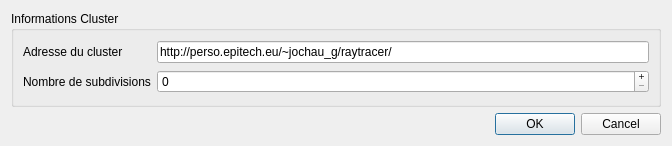
<?xml version="1.0" encoding="UTF-8"?>
<ui version="4.0">
 <class>ConnectToServer</class>
 <widget class="QDialog" name="ConnectToServer">
  <property name="geometry">
   <rect>
    <x>0</x>
    <y>0</y>
    <width>672</width>
    <height>146</height>
   </rect>
  </property>
  <property name="windowTitle">
   <string>Se connecter à un cluster</string>
  </property>
  <layout class="QGridLayout" name="gridLayout">
   <item row="1" column="0">
    <widget class="QDialogButtonBox" name="buttonBox">
     <property name="orientation">
      <enum>Qt::Horizontal</enum>
     </property>
     <property name="standardButtons">
      <set>QDialogButtonBox::Cancel|QDialogButtonBox::Ok</set>
     </property>
    </widget>
   </item>
   <item row="0" column="0">
    <widget class="QGroupBox" name="groupBox">
     <property name="title">
      <string>Informations Cluster</string>
     </property>
     <layout class="QGridLayout" name="gridLayout_2">
      <item row="0" column="1">
       <widget class="QLineEdit" name="_addres">
        <property name="text">
         <string>http://perso.epitech.eu/~jochau_g/raytracer/</string>
        </property>
       </widget>
      </item>
      <item row="0" column="0">
       <widget class="QLabel" name="label">
        <property name="text">
         <string>Adresse du cluster</string>
        </property>
       </widget>
      </item>
      <item row="1" column="0">
       <widget class="QLabel" name="label_2">
        <property name="text">
         <string>Nombre de subdivisions</string>
        </property>
       </widget>
      </item>
      <item row="1" column="1">
       <widget class="QSpinBox" name="_subdivisions">
        <property name="toolTip">
         <string>0: Sélection automatique</string>
        </property>
        <property name="buttonSymbols">
         <enum>QAbstractSpinBox::PlusMinus</enum>
        </property>
        <property name="maximum">
         <number>5000000</number>
        </property>
       </widget>
      </item>
     </layout>
    </widget>
   </item>
  </layout>
 </widget>
 <resources/>
 <connections>
  <connection>
   <sender>buttonBox</sender>
   <signal>accepted()</signal>
   <receiver>ConnectToServer</receiver>
   <slot>accept()</slot>
   <hints>
    <hint type="sourcelabel">
     <x>248</x>
     <y>254</y>
    </hint>
    <hint type="destinationlabel">
     <x>157</x>
     <y>274</y>
    </hint>
   </hints>
  </connection>
  <connection>
   <sender>buttonBox</sender>
   <signal>rejected()</signal>
   <receiver>ConnectToServer</receiver>
   <slot>reject()</slot>
   <hints>
    <hint type="sourcelabel">
     <x>316</x>
     <y>260</y>
    </hint>
    <hint type="destinationlabel">
     <x>286</x>
     <y>274</y>
    </hint>
   </hints>
  </connection>
 </connections>
</ui>
